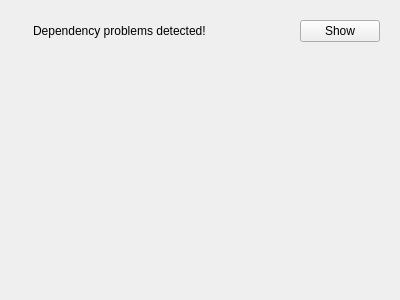
<?xml version="1.0" encoding="UTF-8"?>
<ui version="4.0">
 <class>DependencyCheckerWidget</class>
 <widget class="QWidget" name="DependencyCheckerWidget">
  <property name="geometry">
   <rect>
    <x>0</x>
    <y>0</y>
    <width>400</width>
    <height>300</height>
   </rect>
  </property>
  <property name="sizePolicy">
   <sizepolicy hsizetype="Preferred" vsizetype="Minimum">
    <horstretch>0</horstretch>
    <verstretch>0</verstretch>
   </sizepolicy>
  </property>
  <property name="windowTitle">
   <string>Form</string>
  </property>
  <property name="locale">
   <locale language="English" country="UnitedStates"/>
  </property>
  <layout class="QVBoxLayout" name="verticalLayout">
   <item>
    <widget class="QWidget" name="widget" native="true">
     <layout class="QHBoxLayout" name="horizontalLayout">
      <item>
       <widget class="QLabel" name="label">
        <property name="text">
         <string/>
        </property>
        <property name="pixmap">
         <pixmap resource="resources.qrc">:/resources/icons/emblem-warning-16.png</pixmap>
        </property>
       </widget>
      </item>
      <item>
       <widget class="QLabel" name="label_2">
        <property name="text">
         <string>Dependency problems detected!</string>
        </property>
       </widget>
      </item>
      <item>
       <spacer name="horizontalSpacer">
        <property name="orientation">
         <enum>Qt::Horizontal</enum>
        </property>
        <property name="sizeHint" stdset="0">
         <size>
          <width>56</width>
          <height>20</height>
         </size>
        </property>
       </spacer>
      </item>
      <item>
       <widget class="QPushButton" name="btnShow">
        <property name="text">
         <string>Show</string>
        </property>
        <property name="checkable">
         <bool>true</bool>
        </property>
       </widget>
      </item>
     </layout>
    </widget>
   </item>
   <item>
    <widget class="QWidget" name="expandWidget" native="true">
     <property name="sizePolicy">
      <sizepolicy hsizetype="Preferred" vsizetype="Expanding">
       <horstretch>0</horstretch>
       <verstretch>0</verstretch>
      </sizepolicy>
     </property>
     <layout class="QGridLayout" name="gridLayout">
      <item row="0" column="0">
       <widget class="QTextEdit" name="lblIssues">
        <property name="styleSheet">
         <string notr="true">background-color: transparent;</string>
        </property>
        <property name="frameShape">
         <enum>QFrame::NoFrame</enum>
        </property>
        <property name="readOnly">
         <bool>true</bool>
        </property>
       </widget>
      </item>
     </layout>
    </widget>
   </item>
  </layout>
 </widget>
 <resources>
  <include location="resources.qrc"/>
 </resources>
 <connections/>
</ui>
